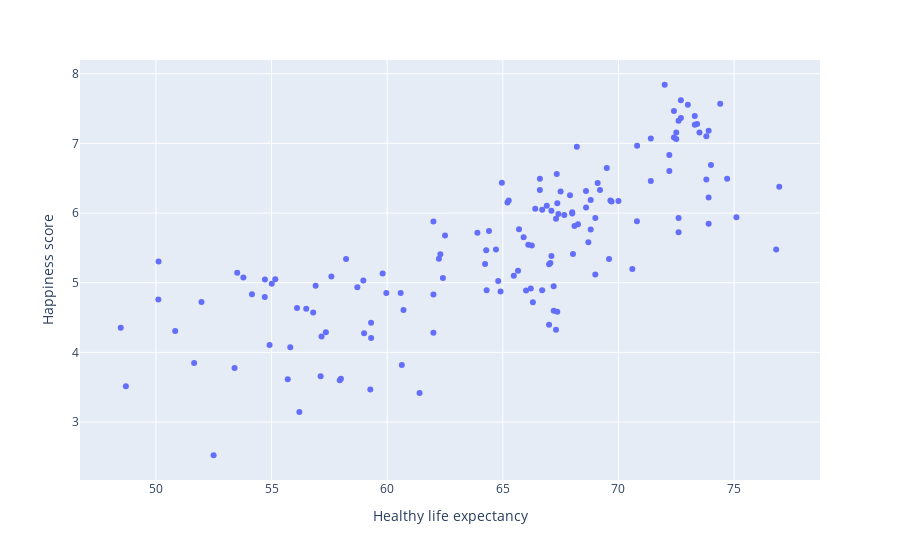

This figure's notebook cell:
### Code cell
# Scatter plot of Healthy life expectancy and Happiness score
fig = px.scatter(happiness_df, x="Healthy life expectancy", y="Happiness score",
         hover_name="Country name", size_max=60)
fig.show()

### Figure 1 — Plotly figure (JSON) as saved in the notebook; plotly's stock layout.template omitted (floating-point values rounded to 4 significant figures; data arrays with more than 128 entries replaced by an {"elided": "..."} marker saying what was removed)
{"data": [{"hovertemplate": "<b>%{hovertext}</b><br><br>Healthy life expectancy=%{x}<br>Happiness score=%{y}<extra></extra>", "hovertext": {"elided": "145 str values"}, "legendgroup": "", "marker": {"color": "#636efa", "symbol": "circle"}, "mode": "markers", "name": "", "orientation": "v", "showlegend": false, "type": "scatter", "x": {"elided": "145 float values"}, "xaxis": "x", "y": {"elided": "145 float values"}, "yaxis": "y"}], "layout": {"legend": {"tracegroupgap": 0}, "margin": {"t": 60}, "xaxis": {"anchor": "y", "domain": [0, 1], "title": {"text": "Healthy life expectancy"}}, "yaxis": {"anchor": "x", "domain": [0, 1], "title": {"text": "Happiness score"}}}}
